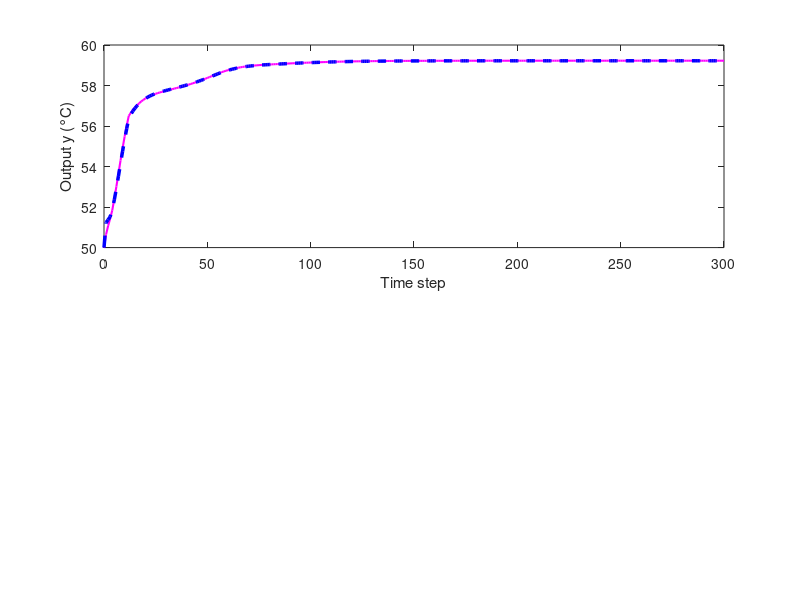

Write MATLAB code to recreate this figure. (Note: this script raises an error after producing the figure.)
% Baseline Comparison: Koopman vs Strejc MPC
% Simple comparison using saved results from both model files
%ofsst na kalmanovi???

clc, clear all, %close all

% Add path to readNPY function
addpath('../');
% Load data
load('train_data.mat');  % Ytrain, Utrain
load('test_data.mat');   % Ytest, Utest

% Flatten
Ytrain = Ytrain(:);
Utrain = Utrain(:);
Ytest = Ytest(:);
Utest = Utest(:);

% Full dataset for scaling
Yall = [Ytrain; Ytest];
Uall = [Utrain; Utest];

x_mean = mean(Yall);
x_std = std(Yall);
u_mean = mean(Uall);
u_std = std(Uall);

%% LOAD RESULTS FROM BOTH MODELS

% Load Koopman results with baseline
fprintf('Loading Koopman results...\n');
load('results_koopman_to_zero.mat');
load('baseline_reference.mat');  % Koopman baseline
koop_time = 0:length(y_true_desc)-1;
koop_y_true_desc = y_true_desc;  % Koopman baseline
koop_y_est_desc = y_est_desc;    % Koopman KF estimate
koop_u_cl_desc = u_cl_desc;
y_true_koop = y_true;
u_koop = u_cl;
% Load Strejc results with baseline
fprintf('Loading Strejc results...\n');
load('results_strejc_to_zero.mat');
load('baseline_reference_strejc.mat');  % Strejc baseline
strejc_time = 0:length(y_true_desc)-1;
strejc_y_true_desc = y_true_desc;  % Strejc baseline
strejc_y_est_desc = y_est_desc;    % Strejc KF estimate  
strejc_u_cl_desc = u_cl_desc;
y_true_strejc = y_true;
u_strejc = u_cl;

%% COMPARISON PLOT
figure();

% First subplot: Koopman MPC + Kalman Filter vs Baseline
subplot(2,1,1)
plot(koop_time, koop_y_true_desc, 'm-', 'LineWidth', 1.5, 'DisplayName', 'True output (Baseline)'); hold on;
plot(koop_time, koop_y_est_desc, 'b--', 'LineWidth', 2.5, 'DisplayName', 'KF estimate (Koopman)');
xlabel('Time step'); ylabel('Output y (°C)');
yline(x_mean)
legend('Location', 'best');
title('Koopman MPC + Kalman Filter vs Baseline System');
grid on; grid minor;
ylim([50 68]);

% Second subplot: Strejc MPC + Kalman Filter vs Baseline
subplot(2,1,2)
plot(strejc_time, strejc_y_true_desc, 'm-', 'LineWidth', 1.5, 'DisplayName', 'True output (Baseline)'); hold on;
plot(strejc_time, strejc_y_est_desc, 'r--', 'LineWidth', 2.5, 'DisplayName', 'KF estimate (Strejc)');
xlabel('Time step'); ylabel('Output y (°C)');
legend('Location', 'best');
yline(x_mean)
title('Strejc MPC + Kalman Filter vs Baseline System');
grid on; grid minor;
ylim([50 68]);

figure();

% Jediný graf: Koopman MPC + KF a Strejc MPC + KF vs Baseline
plot(koop_time, koop_y_true_desc, 'm-', 'LineWidth', 1.5, 'DisplayName', 'True output (Baseline)'); hold on;
plot(koop_time, koop_y_est_desc, 'b--', 'LineWidth', 2.5, 'DisplayName', 'KF estimate (Koopman)');
plot(strejc_time, strejc_y_est_desc, 'r--', 'LineWidth', 2.5, 'DisplayName', 'KF estimate (Strejc)');

% Osi, legenda a popisy
xlabel('Time step');
ylabel('Output y (°C)');
legend('Location', 'best');
yline(x_mean, 'k:', 'DisplayName', 'Mean temperature');
title('Koopman vs Strejc MPC + Kalman Filter (Baseline Comparison)');
grid on; grid minor;
ylim([50 60]);

%%
Qy = 10;
Qu = 1;
J_koopY=0;
J_koopU=0;
J_strejcU = 0;
J_strejcY = 0;

for i =1:length(strejc_time)-1
    J_koopY = J_koopY + y_true_koop(i)' * Qy * y_true_koop(i);
    J_koopU=J_koopU+ u_koop(i)' * Qu*u_koop(i);
    J_strejcU = J_strejcU+ u_strejc(i)' * Qu*u_strejc(i);
    J_strejcY = J_strejcY+ y_true_strejc(i)' * Qy*y_true_strejc(i);
end

fprintf('Koopman Model Cost (Output): J_koopY = %.4f\n', J_koopY);
fprintf('Koopman Model Cost (Control): J_koopU = %.4f\n', J_koopU);
fprintf('Strejc Model Cost (Output): J_strejcY = %.4f\n', J_strejcY);
fprintf('Strejc Model Cost (Control): J_strejcU = %.4f\n', J_strejcU);
fprintf('Koopman Model Cost (sum): J_koopY + U = %.4f\n', (J_koopY+J_koopU));
fprintf('Strejc Model Cost (sum): J_koopY + U = %.4f\n', (J_strejcY+J_strejcU));
fprintf('Koopman Model Cost (sum ratio to Strejc): (J_koopY + J_koopU) / (J_strejcY + J_strejcU) = %.4f\n', ...
    (J_koopY + J_koopU) / (J_strejcY + J_strejcU));
%% CALCULATE PERFORMANCE METRICS
% Calculate RMSE for both models (using their respective baselines)
koop_rmse = sqrt(mean((koop_y_true_desc - x_mean).^2));
strejc_rmse = sqrt(mean((strejc_y_true_desc - x_mean).^2));

fprintf('\n=== PERFORMANCE COMPARISON ===\n');
fprintf('Koopman RMSE: %.4f °C\n', koop_rmse);
fprintf('Strejc RMSE:  %.4f °C\n', strejc_rmse);
if strejc_rmse > 0
    fprintf('Improvement: %.2f%%\n', (strejc_rmse - koop_rmse)/strejc_rmse * 100);
end

%% SAVE COMPARISON RESULTS
% save('baseline_comparison_results.mat', 'koop_time', 'koop_y_true_desc', 'koop_y_est_desc', 'koop_u_cl_desc', ...
%      'strejc_time', 'strejc_y_true_desc', 'strejc_y_est_desc', 'strejc_u_cl_desc', ...
%      'koop_rmse', 'strejc_rmse');
% 
% fprintf('\nResults saved to baseline_comparison_results.mat\n');
